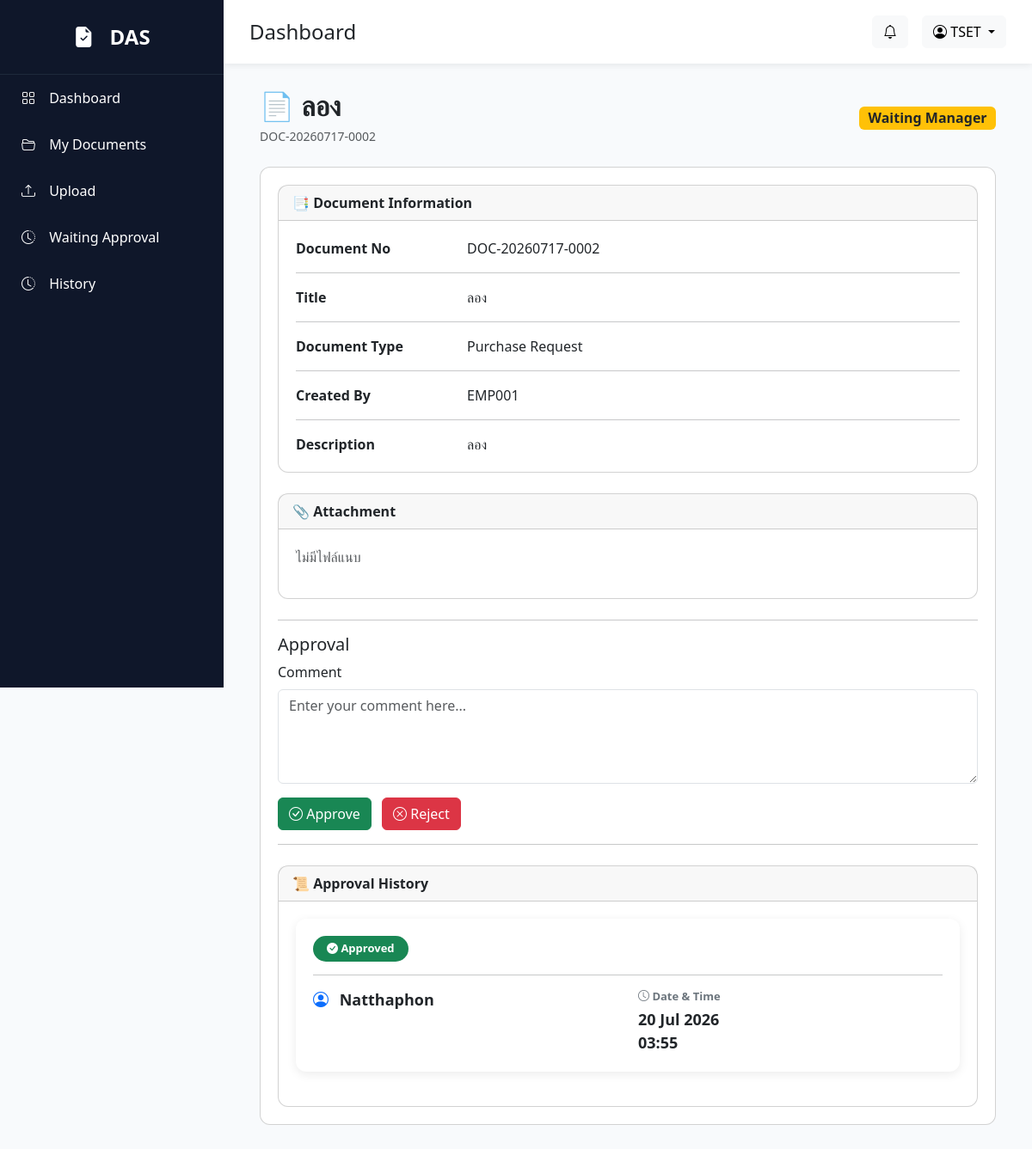
Page /documents/25 (signed in) on the earlier database version.
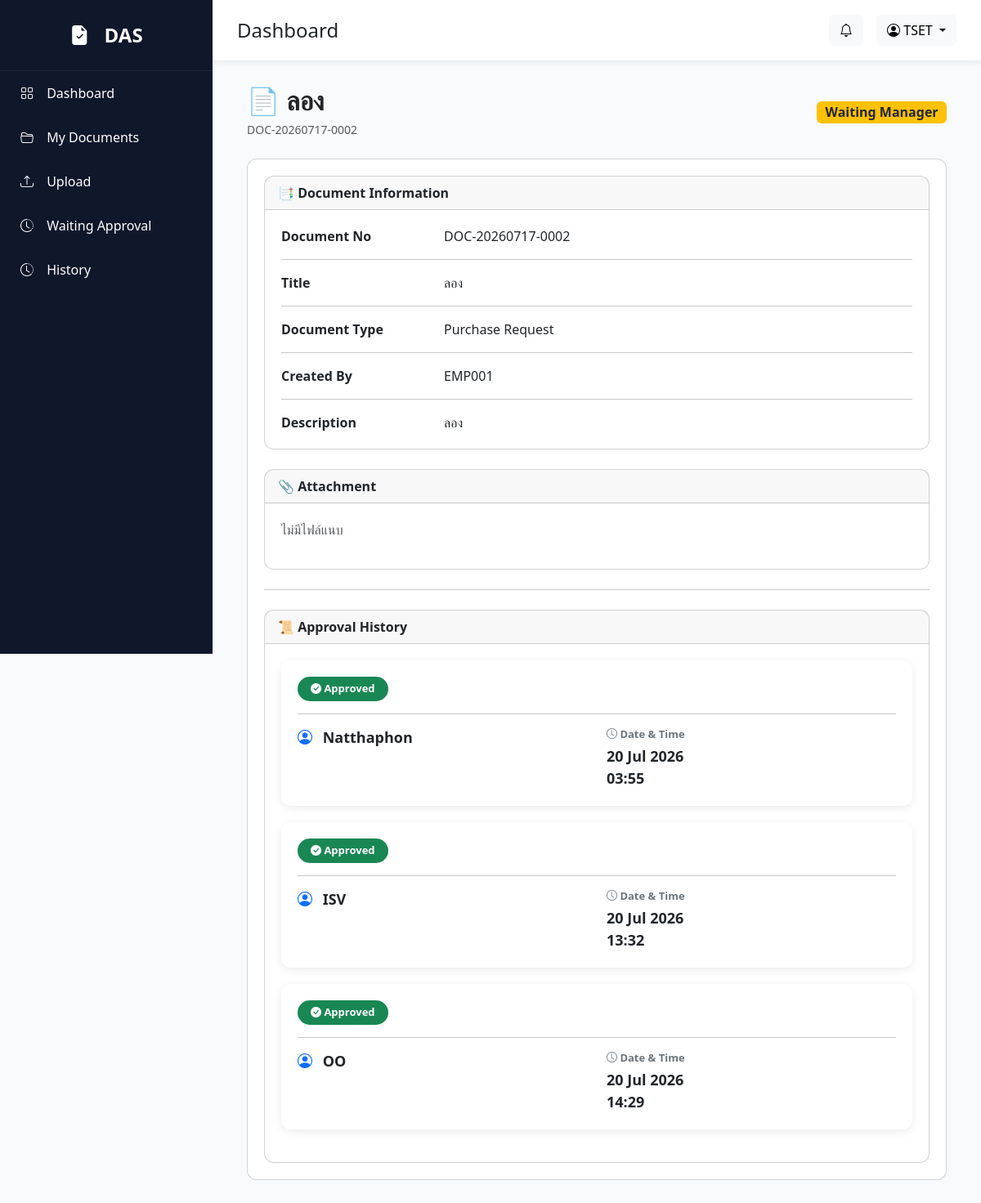
Same page on the later database version.
### models/user.py (models this page shows)
class User(UserMixin, db.Model):
    __tablename__ = "users"
    id = db.Column(db.Integer, primary_key=True)
    employee_id = db.Column(db.String(20), unique=True, nullable=False)
    fullname = db.Column(db.String(200), nullable=False)
    username = db.Column(db.String(100), unique=True)
    password = db.Column(db.String(255), nullable=False)
    email = db.Column(db.String(150))
    department = db.Column(db.String(100))
    position = db.Column(db.String(100))
    role = db.Column(db.String(50), default="Employee")
    status = db.Column(db.String(20), default="Active")
    created_at = db.Column(db.DateTime, default=datetime.utcnow)
    approval_steps = db.relationship(
        "ApprovalStep",
        backref="approver",
        lazy=True
    )

### models/document.py (models this page shows)
class Document(db.Model):
    __tablename__ = "documents"
    id = db.Column(db.Integer, primary_key=True)
    document_no = db.Column(db.String(30), unique=True, nullable=False)
    title = db.Column(db.String(255), nullable=False)
    document_type = db.Column(db.String(100), nullable=False)
    description = db.Column(db.Text)
    file_name = db.Column(db.String(255))
    status = db.Column(db.String(50), default="Waiting Manager")
    created_by = db.Column(db.String(20))
    current_approver = db.Column(db.String(20))
    created_at = db.Column(
        db.DateTime,
        default=lambda: datetime.utcnow() + timedelta(hours=7)
    )
    approval_steps = db.relationship(
        "ApprovalStep",
        backref="document",
        lazy=True,
        cascade="all, delete-orphan",
        order_by="ApprovalStep.sequence"
    )

### models/approval.py (models this page shows)
class ApprovalHistory(db.Model):
    __tablename__ = "approval_history"
    id = db.Column(db.Integer, primary_key=True)
    document_id = db.Column(
        db.Integer,
        db.ForeignKey("documents.id"),
        nullable=False
    )
    approver = db.Column(db.String(20), nullable=False)
    action = db.Column(db.String(20))
    comment = db.Column(db.Text)
    approved_at = db.Column(
        db.DateTime,
        default=lambda: datetime.utcnow() + timedelta(hours=7)
    )

### routes/document.py (the view)
@document_bp.route("/documents/<int:id>")
@login_required
def document_detail(id):
    document = Document.query.get_or_404(id)
    if not can_view_document(document, current_user):
        flash(
            "คุณไม่มีสิทธิ์เข้าถึงเอกสารนี้",
            "warning"
        )
        return redirect("/dashboard")
    current_step = ApprovalStep.query.filter_by(
        document_id=document.id,
        approver_id=current_user.id,
        status="Waiting"
    ).first()
    history = ApprovalHistory.query.filter_by(
        document_id=document.id
    ).order_by(
        ApprovalHistory.approved_at.asc()
    ).all()
    return render_template(
        "documents/detail.html",
        document=document,
        current_step=current_step,
        history=history
    )

### app.py (called while the page is built)
@login_manager.user_loader
def load_user(user_id):
    return User.query.get(int(user_id))

### services/permission_service.py (called while the page is built)
def can_view_document(document, user):
    if user.role == "Admin":
        return True
    if document.created_by == user.employee_id:
        return True
    step = ApprovalStep.query.filter_by(
        document_id=document.id,
        approver_id=user.id
    ).first()
    if step:
        return True
    return False

### templates/documents/detail.html (shortened to what this page needs)
{% extends "layout/base.html" %}
{% block content %}
<div class="container">
    <div class="d-flex justify-content-between align-items-center mb-4">
        <div>
            <h2 class="fw-bold mb-1">
                📄 {{ document.title }}
            </h2>
            <small class="text-muted">
                {{ document.document_no }}
            </small>
        </div>
        {% if document.status == "Approved" %}
        <span class="badge bg-success fs-6">
            Approved
        </span>
        {% elif document.status == "Rejected" %}
        <span class="badge bg-danger fs-6">
            Rejected
        </span>
        {% else %}
        <span class="badge bg-warning text-dark fs-6">
            Waiting Manager
        </span>
        {% endif %}
    </div>
    <div class="card">
        <div class="card-body">
            <div class="card mb-4">
                <div class="card-header fw-bold">
                    📑 Document Information
                </div>
                <div class="card-body">
                    <div class="row mb-3">
                        <div class="col-md-3">
                            <strong>Document No</strong>
                        </div>
                        <div class="col-md-9">
                            {{ document.document_no }}
                        </div>
                    </div>
                    <hr>
                    <div class="row mb-3">
                        <div class="col-md-3">
                            <strong>Title</strong>
                        </div>
                        <div class="col-md-9">
                            {{ document.title }}
                        </div>
                    </div>
                    <hr>
                    <div class="row mb-3">
                        <div class="col-md-3">
                            <strong>Document Type</strong>
                        </div>
                        <div class="col-md-9">
                            {{ document.document_type }}
                        </div>
                    </div>
                    <hr>
                    <div class="row mb-3">
                        <div class="col-md-3">
                            <strong>Created By</strong>
                        </div>
                        <div class="col-md-9">
                            {{ document.created_by }}
                        </div>
                    </div>
                    <hr>
                    <div class="row">
                        <div class="col-md-3">
                            <strong>Description</strong>
                        </div>
                        <div class="col-md-9">
                            {{ document.description }}
                        </div>
                    </div>
                </div>
            </div>
            <div class="card mb-4">
                <div class="card-header fw-bold">
                    📎 Attachment
                </div>
                <div class="card-body">
                    {% if document.file_name %}
                    <p class="mb-3">
                        <i class="bi bi-file-earmark-pdf text-danger"></i>
                        {{ document.file_name }}
                    </p>
                    <a href="/documents/view/{{ document.file_name }}" target="_blank" class="btn btn-outline-primary">
                        <i class="bi bi-eye"></i>
                        View PDF
                    </a>
                    <a class="btn btn-outline-success ms-2" href="/documents/download/{{ document.file_name }}">
                        ⬇ Download
                    </a>
                    {% else %}
                    <p class="text-muted">
                        ไม่มีไฟล์แนบ
                    </p>
                    {% endif %}
                </div>
            </div>
            {% if current_step %}
            <hr>
            <h5>Approval</h5>
            <form method="POST">
                <div class="mb-3">
                    <label class="form-label">
                        Comment
                    </label>
                    <textarea class="form-control" name="comment" rows="4"
                        placeholder="Enter your comment here..."></textarea>
                </div>
                <button type="submit" formaction="/documents/approve/{{ document.id }}" class="btn btn-success">
                    <i class="bi bi-check-circle"></i>
                    Approve
                </button>
                <button type="submit" formaction="/documents/reject/{{ document.id }}" class="btn btn-danger ms-2">
                    <i class="bi bi-x-circle"></i>
                    Reject
                </button>
            </form>
            {% endif %}
            <hr>
            <div class="card mt-4">
                <div class="card-header fw-bold">
                    📜 Approval History
                </div>
                <div class="card-body">
                    {% if history %}
                    {% for item in history %}
                    <div class="history-card">
                        <div class="history-status">
                            <span class="badge
            {% if item.action == 'Approved' %}
                bg-success
            {% elif item.action == 'Rejected' %}
                bg-danger
            {% else %}
                bg-warning text-dark
            {% endif %}
            px-3 py-2 rounded-pill">
                                <i class="bi bi-check-circle-fill"></i>
                                {{ item.action }}
                            </span>
                        </div>
                        <hr>
                        <div class="row">
                            <div class="col-md-6">
                                <div class="history-value">
                                    <i class="bi bi-person-circle text-primary me-2"></i>
                                    {{ item.approver }}
                                </div>
                            </div>
                            <div class="col-md-6">
                                <div class="history-title">
                                    <i class="bi bi-clock"></i>
                                    Date & Time
                                </div>
                                <div class="history-value">
                                    {{ item.approved_at.strftime("%d %b %Y") }}
                                    <br>
                                    {{ item.approved_at.strftime("%H:%M") }}
                                </div>
                            </div>
                        </div>
                    </div>
                    {% endfor %}
                    {% else %}
                    <p class="text-muted">
                        ยังไม่มีประวัติการอนุมัติ
                    </p>
                    {% endif %}
                </div>
            </div>
        </div>
    </div>
</div>
{% endblock %}

### templates/layout/base.html (shortened to what this page needs)
<!DOCTYPE html>
<html lang="en">
<head>
    <link href="https://cdn.jsdelivr.net/npm/bootstrap@5.3.7/dist/css/bootstrap.min.css" rel="stylesheet">
    <link href="https://cdn.jsdelivr.net/npm/bootstrap-icons@1.11.3/font/bootstrap-icons.min.css" rel="stylesheet">
    <link rel="stylesheet" href="{{ url_for('static', filename='css/style.css') }}">
</head>
<body>
    <div class="wrapper">
        <div class="sidebar d-none d-lg-block">
            <div class="logo">
                <i class="bi bi-file-earmark-check-fill"></i>
                DAS
            </div>
            <a href="/dashboard">
                <i class="bi bi-grid"></i>
                Dashboard
            </a>
            <a href="/documents">
                <i class="bi bi-folder2-open"></i>
                My Documents
            </a>
            <a href="/documents/create">
                <i class="bi bi-upload"></i>
                Upload
            </a>
            <a href="/documents/waiting">
                <i class="bi bi-clock-history"></i>
                Waiting Approval
            </a>
            <a href="/history">
                <i class="bi bi-clock-history"></i>
                History
            </a>
        </div>
        <div class="main">
            <div class="topbar">
                <div class="d-flex align-items-center">
                    <h4 class="mb-0">
                        {% block page_title %}
                        Dashboard
                        {% endblock %}
                    </h4>
                </div>
                <div class="d-flex align-items-center gap-3">
                    <button class="btn btn-light position-relative">
                        <i class="bi bi-bell"></i>
                    </button>
                    <div class="dropdown">
                        <button class="btn btn-light dropdown-toggle" data-bs-toggle="dropdown">
                            <i class="bi bi-person-circle"></i>
                            {{ current_user.employee_id }}
                        </button>
                    </div>
                </div>
            </div>
            <div class="content">
                {% block content %}
                {% endblock %}
            </div>
        </div>
    </div>
</body>
</html>

### static/css/style.css (style rules this page uses)
* { margin:0; padding:0; box-sizing:border-box; font-family:'Segoe UI',sans-serif; }
body { background:#F8FAFC; }
.wrapper { display:flex; }
.sidebar { width:260px; height:100vh; background:#0F172A; color:white; position:fixed; }
.logo { padding:25px; font-size:24px; font-weight:bold; text-align:center; border-bottom:1px solid #1E293B; }
.sidebar a { color:white; text-decoration:none; display:block; padding:15px 25px; transition:.3s; }
.sidebar i { margin-right:12px; }
.main { margin-left:260px; width:100%; }
.topbar { background:white; padding:18px 30px; display:flex; justify-content:space-between; align-items:center; box-shadow:0 2px 8px rgba(0,0,0,.08); }
.content { padding:30px; }
.card { border-radius: 12px; }
.card-body { padding: 20px; }
.badge { font-size: 13px; }
.history-card { background:#fff; border-radius:12px; padding:20px; margin-bottom:20px; box-shadow:0 3px 12px rgba(0,0,0,.08); }
.history-status { margin-bottom:15px; }
.history-title { font-size:13px; color:#6c757d; font-weight:600; margin-bottom:4px; }
.history-value { font-size:18px; font-weight:600; color:#212529; }
.history-card hr { margin:15px 0; }

Differences in the rows shown:
added ApprovalHistory: action "Approved", approver "ISV", approved_at "20 Jul 2026", approved_at "13:32"
added ApprovalHistory: action "Approved", approver "OO", approved_at "20 Jul 2026", approved_at "14:29"
Other differences:
text no longer shown: "Approval Comment Approve Reject"
